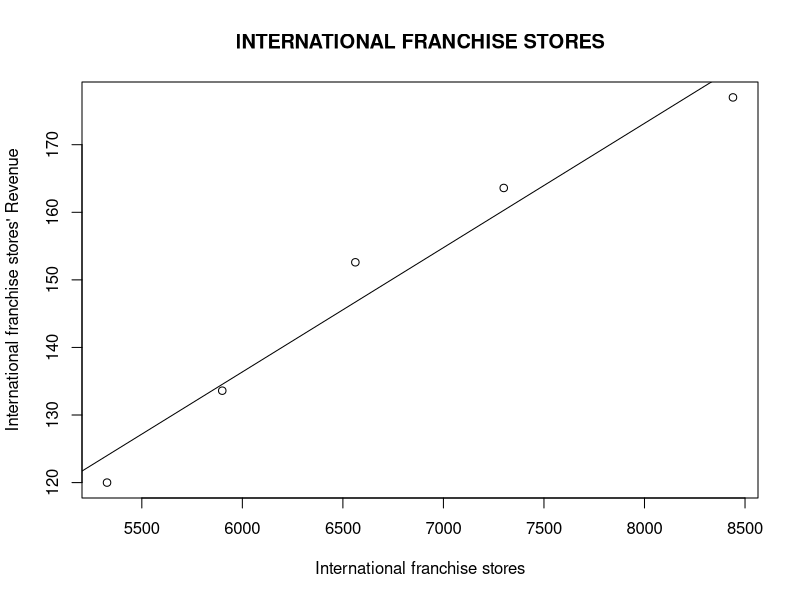

Source code (R):
getwd()
setwd("Documents/info264 wo/fianl project/")
myData<-read.csv("fianl data(Domino).csv")
View(myData)

plot(myData$International.stores,myData$International.franchise,
     main = "INTERNATIONAL FRANCHISE STORES",xlab = "International franchise stores",ylab = "International franchise stores' Revenue")
fit<-lm(myData$International.franchise~myData$International.stores)
abline(fit)

fit
